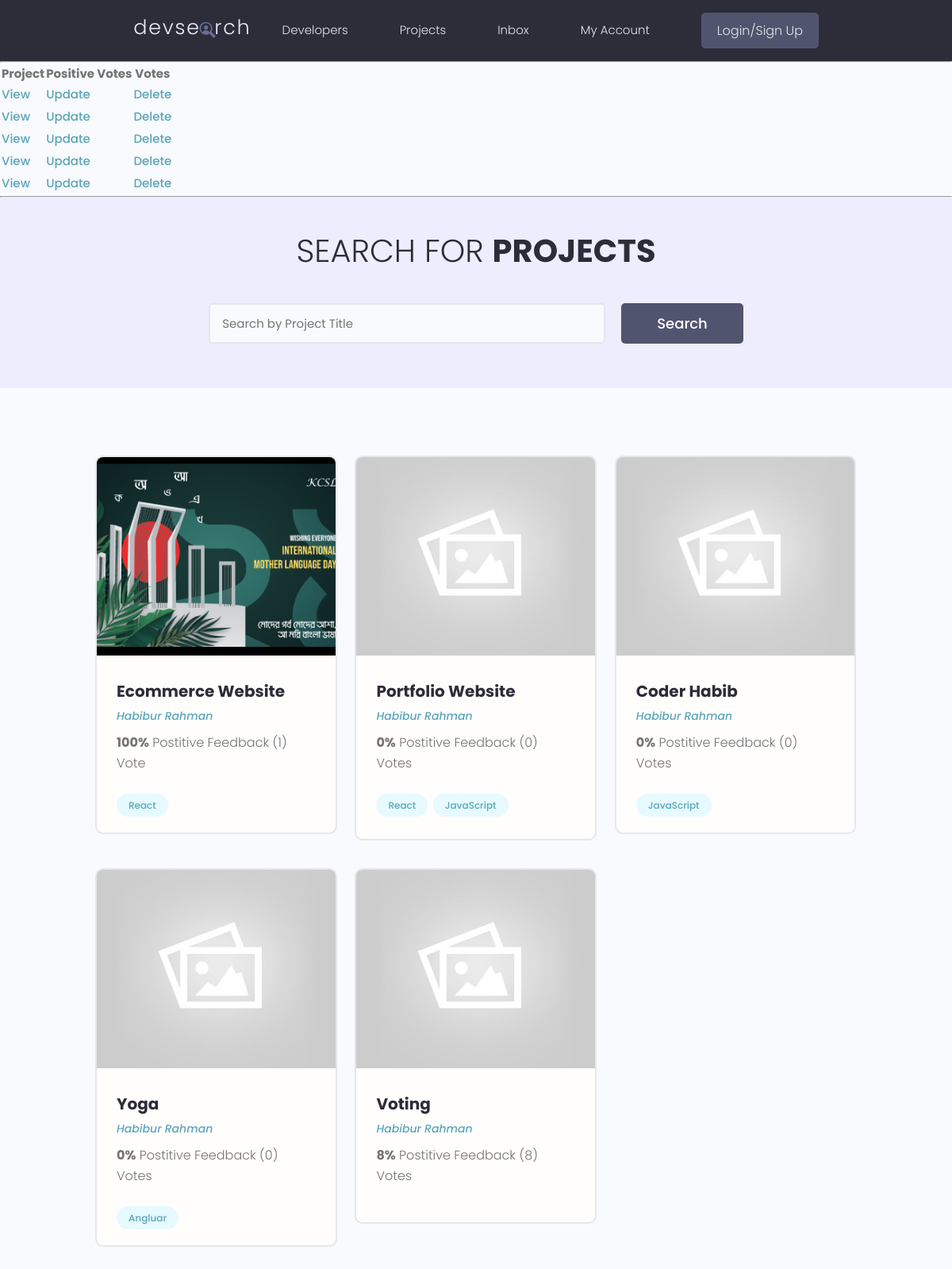
The page /projects/ on the database as committed earlier.
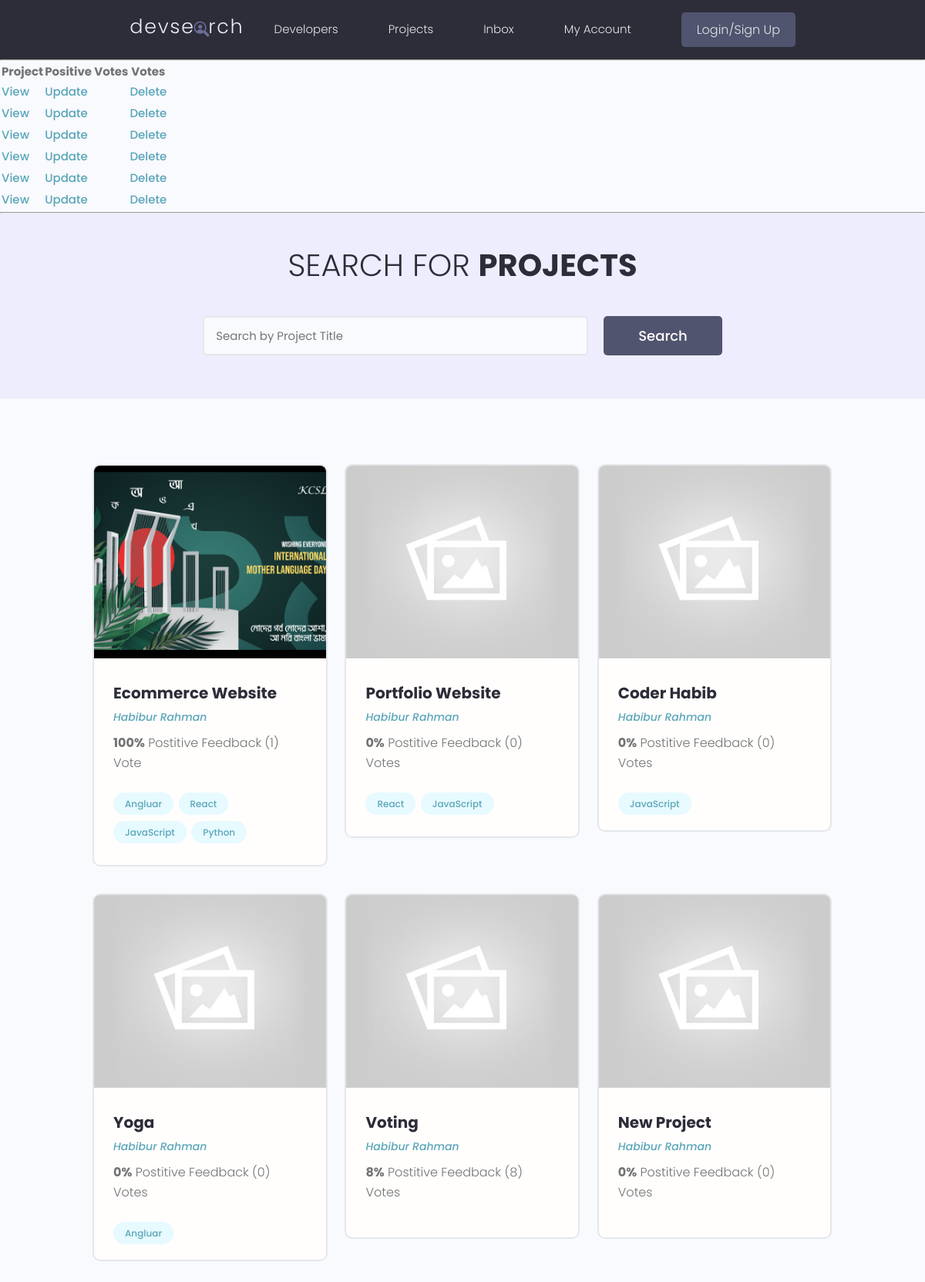
The same page on the database as committed later.
### projects/models.py (models this page shows, shortened)
class Project(models.Model):
    owner = models.ForeignKey(Profile,null= True, on_delete=models.SET_NULL)
    title = models.CharField(max_length=200)
    description = models.TextField(null=True, blank=True)
    featured_image = models.ImageField(null=True, blank=True,default="default.jpg")
    demo_link = models.CharField(max_length=2000, null=True, blank=True)
    source_link = models.CharField(max_length=2000, null=True, blank=True)
    tags = models.ManyToManyField('Tag', blank=True)
    vote_total = models.IntegerField(default=0, null=True, blank=True)
    vote_ratio = models.IntegerField(default=0, null=True, blank=True)
    created = models.DateField(auto_now_add=True)
    id = models.UUIDField(default=uuid.uuid4, unique=True, primary_key=True, editable=False)

class Tag(models.Model):
    name = models.CharField(max_length=200)
    created = models.DateField(auto_now_add=True)
    id = models.UUIDField(default=uuid.uuid4, unique=True, primary_key=True, editable=False)
    def __str__(self):
        return self.name

### users/models.py (models this page shows, shortened)
class Profile(models.Model):
    user = models.OneToOneField(User, on_delete=models.CASCADE, null=True, blank=True)
    name = models.CharField(max_length=200, blank=True, null=True)
    email = models.EmailField(max_length=500, blank=True, null=True)
    username = models.CharField(max_length=200, blank=True, null=True)
    location = models.CharField(max_length=200, blank=True, null=True)
    short_intro = models.CharField(max_length=200, blank=True, null=True)
    bio = models.TextField(blank=True, null=True)
    profile_image = models.ImageField(null=True, blank=True, upload_to='profiles/', default='profiles/user-default.png')
    social_github = models.CharField(max_length=200, blank=True, null=True)
    social_twitter = models.CharField(max_length=200, blank=True, null=True)
    social_linkedin = models.CharField(max_length=200, blank=True, null=True)
    social_youtube = models.CharField(max_length=200, blank=True, null=True)
    social_website = models.CharField(max_length=200, blank=True, null=True)
    created = models.DateField(auto_now_add=True)
    id = models.UUIDField(default=uuid.uuid4, unique=True, primary_key=True, editable=False)

### projects/views.py (the view)
# urls.py: path('projects/', include('projects.urls')),
def projects(request):
    projects = Project.objects.all()
    context = {'projects': projects}
    return render(request, 'projects/project.html', context)

### projects/templates/projects/project.html (shortened to what this page needs)
{% extends 'main.html' %}
{% block content %}
<hr>
<table>
    <tr>
        <th>Project</th>
        <th>Positive Votes</th>
        <th>Votes</th>
    </tr>
    {% for project in projects %}
    <tr>
        <td><a href="{% url 'single-projects' project.id %}">View</a></td>
        <td><a href="{% url 'update-project' project.id %}">Update</a></td>
        <td><a href="{% url 'delete-project' project.id %}">Delete</a></td>
    </tr>
    {% endfor %}
</table>
<hr>
<main class="projects">
    <section class="hero-section text-center">
      <div class="container container--narrow">
        <div class="hero-section__box">
          <h2>Search for <span>Projects</span></h2>
        </div>
        <div class="hero-section__search">
          <form class="form" action="#" method="get">
            <div class="form__field">
              <input class="input input--text" id="formInput#search" type="text" name="text"
                placeholder="Search by Project Title" />
            </div>
            <input class="btn btn--sub btn--lg" type="submit" value="Search" />
          </form>
        </div>
      </div>
    </section>
    <section class="projectsList">
      <div class="container">
        <div class="grid grid--three">
        {% for project in projects %}
          <div class="column">
            <div class="card project">
              <a href="{% url 'single-projects' project.id %}" class="project">
                <img class="project__thumbnail" src="{{project.featured_image.url}}" alt="project thumbnail" />
                <div class="card__body">
                  <h3 class="project__title">{{project.title}}</h3>
                  <p><a class="project__author" href="{% url 'user-profiles' project.owner.id %}">{{project.owner.name}}</a></p>
                  <p class="project--rating">
                    <span style="font-weight: bold;">{{project.vote_ratio}}%</span> Postitive
                    Feedback ({{project.vote_total}}) Vote{{project.vote_total|pluralize:"s"}}
                  </p>
                  <div class="project__tags">
                    {% for tag in project.tags.all %}
                    <span class="tag tag--pill tag--main">
                      <small>{{tag}}</small>
                    </span>
                    {% endfor%}
                  </div>
                </div>
              </a>
            </div>
          </div>
        {% endfor %}
        </div>
      </div>
    </section>
  </main>
{% endblock content %}

Rows that differ between the two databases and show on the page:
changed Project "Ecommerce Website": gains Tag (name "Python"); gains Tag (name "Angluar"); gains Tag (name "JavaScript")
added Project: featured_image (placeholder picture), title "New Project", owner.name "Habibur Rahman", vote_ratio "0", vote_total "0"
